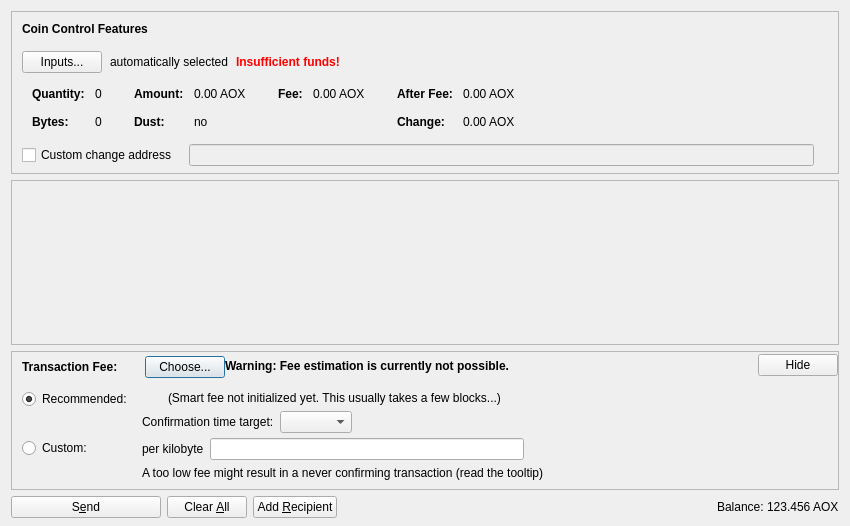
<?xml version="1.0" encoding="UTF-8"?>
<ui version="4.0">
 <class>SendCoinsDialog</class>
 <widget class="QDialog" name="SendCoinsDialog">
  <property name="geometry">
   <rect>
    <x>0</x>
    <y>0</y>
    <width>850</width>
    <height>526</height>
   </rect>
  </property>
  <property name="windowTitle">
   <string>Send Coins</string>
  </property>
  <layout class="QVBoxLayout" name="verticalLayout" stretch="0,1,0,0">
   <property name="bottomMargin">
    <number>8</number>
   </property>
   <item>
    <widget class="QFrame" name="frameCoinControl">
     <property name="sizePolicy">
      <sizepolicy hsizetype="Expanding" vsizetype="Expanding">
       <horstretch>0</horstretch>
       <verstretch>0</verstretch>
      </sizepolicy>
     </property>
     <property name="maximumSize">
      <size>
       <width>16777215</width>
       <height>16777215</height>
      </size>
     </property>
     <property name="frameShape">
      <enum>QFrame::StyledPanel</enum>
     </property>
     <property name="frameShadow">
      <enum>QFrame::Sunken</enum>
     </property>
     <layout class="QVBoxLayout" name="verticalLayoutCoinControl2">
      <property name="spacing">
       <number>0</number>
      </property>
      <property name="leftMargin">
       <number>0</number>
      </property>
      <property name="topMargin">
       <number>0</number>
      </property>
      <property name="rightMargin">
       <number>0</number>
      </property>
      <property name="bottomMargin">
       <number>6</number>
      </property>
      <item>
       <layout class="QVBoxLayout" name="verticalLayoutCoinControl" stretch="0,0,0,0,1">
        <property name="spacing">
         <number>0</number>
        </property>
        <property name="leftMargin">
         <number>10</number>
        </property>
        <property name="topMargin">
         <number>10</number>
        </property>
        <item>
         <layout class="QHBoxLayout" name="horizontalLayoutCoinControl1">
          <property name="bottomMargin">
           <number>15</number>
          </property>
          <item>
           <widget class="QLabel" name="labelCoinControlFeatures">
            <property name="sizePolicy">
             <sizepolicy hsizetype="Preferred" vsizetype="Maximum">
              <horstretch>0</horstretch>
              <verstretch>0</verstretch>
             </sizepolicy>
            </property>
            <property name="font">
             <font>
              <weight>75</weight>
              <bold>true</bold>
             </font>
            </property>
            <property name="styleSheet">
             <string notr="true">font-weight:bold;</string>
            </property>
            <property name="text">
             <string>Coin Control Features</string>
            </property>
           </widget>
          </item>
         </layout>
        </item>
        <item>
         <layout class="QHBoxLayout" name="horizontalLayoutCoinControl2" stretch="0,0,0,0">
          <property name="spacing">
           <number>8</number>
          </property>
          <property name="bottomMargin">
           <number>10</number>
          </property>
          <item>
           <widget class="QPushButton" name="pushButtonCoinControl">
            <property name="styleSheet">
             <string notr="true"/>
            </property>
            <property name="text">
             <string>Inputs...</string>
            </property>
            <property name="autoDefault">
             <bool>false</bool>
            </property>
           </widget>
          </item>
          <item>
           <widget class="QLabel" name="labelCoinControlAutomaticallySelected">
            <property name="text">
             <string>automatically selected</string>
            </property>
            <property name="margin">
             <number>5</number>
            </property>
           </widget>
          </item>
          <item>
           <widget class="QLabel" name="labelCoinControlInsuffFunds">
            <property name="font">
             <font>
              <weight>75</weight>
              <bold>true</bold>
             </font>
            </property>
            <property name="styleSheet">
             <string notr="true">color:red;font-weight:bold;</string>
            </property>
            <property name="text">
             <string>Insufficient funds!</string>
            </property>
            <property name="margin">
             <number>5</number>
            </property>
           </widget>
          </item>
          <item>
           <spacer name="horizontalSpacerCoinControl">
            <property name="orientation">
             <enum>Qt::Horizontal</enum>
            </property>
            <property name="sizeHint" stdset="0">
             <size>
              <width>40</width>
              <height>1</height>
             </size>
            </property>
           </spacer>
          </item>
         </layout>
        </item>
        <item>
         <widget class="QWidget" name="widgetCoinControl" native="true">
          <property name="sizePolicy">
           <sizepolicy hsizetype="Preferred" vsizetype="Preferred">
            <horstretch>0</horstretch>
            <verstretch>0</verstretch>
           </sizepolicy>
          </property>
          <property name="minimumSize">
           <size>
            <width>0</width>
            <height>0</height>
           </size>
          </property>
          <property name="styleSheet">
           <string notr="true"/>
          </property>
          <layout class="QHBoxLayout" name="horizontalLayoutCoinControl5">
           <property name="leftMargin">
            <number>0</number>
           </property>
           <property name="topMargin">
            <number>0</number>
           </property>
           <property name="rightMargin">
            <number>0</number>
           </property>
           <property name="bottomMargin">
            <number>0</number>
           </property>
           <item>
            <layout class="QHBoxLayout" name="horizontalLayoutCoinControl3" stretch="0,0,0,1">
             <property name="spacing">
              <number>20</number>
             </property>
             <property name="topMargin">
              <number>0</number>
             </property>
             <property name="bottomMargin">
              <number>10</number>
             </property>
             <item>
              <layout class="QFormLayout" name="formLayoutCoinControl1">
               <property name="horizontalSpacing">
                <number>10</number>
               </property>
               <property name="verticalSpacing">
                <number>14</number>
               </property>
               <property name="leftMargin">
                <number>10</number>
               </property>
               <property name="topMargin">
                <number>4</number>
               </property>
               <property name="rightMargin">
                <number>6</number>
               </property>
               <item row="0" column="0">
                <widget class="QLabel" name="labelCoinControlQuantityText">
                 <property name="font">
                  <font>
                   <weight>75</weight>
                   <bold>true</bold>
                  </font>
                 </property>
                 <property name="text">
                  <string>Quantity:</string>
                 </property>
                 <property name="margin">
                  <number>0</number>
                 </property>
                </widget>
               </item>
               <item row="0" column="1">
                <widget class="QLabel" name="labelCoinControlQuantity">
                 <property name="cursor">
                  <cursorShape>IBeamCursor</cursorShape>
                 </property>
                 <property name="contextMenuPolicy">
                  <enum>Qt::ActionsContextMenu</enum>
                 </property>
                 <property name="text">
                  <string notr="true">0</string>
                 </property>
                 <property name="margin">
                  <number>0</number>
                 </property>
                 <property name="textInteractionFlags">
                  <set>Qt::LinksAccessibleByMouse|Qt::TextSelectableByKeyboard|Qt::TextSelectableByMouse</set>
                 </property>
                </widget>
               </item>
               <item row="1" column="0">
                <widget class="QLabel" name="labelCoinControlBytesText">
                 <property name="font">
                  <font>
                   <weight>75</weight>
                   <bold>true</bold>
                  </font>
                 </property>
                 <property name="text">
                  <string>Bytes:</string>
                 </property>
                </widget>
               </item>
               <item row="1" column="1">
                <widget class="QLabel" name="labelCoinControlBytes">
                 <property name="cursor">
                  <cursorShape>IBeamCursor</cursorShape>
                 </property>
                 <property name="contextMenuPolicy">
                  <enum>Qt::ActionsContextMenu</enum>
                 </property>
                 <property name="text">
                  <string notr="true">0</string>
                 </property>
                 <property name="textInteractionFlags">
                  <set>Qt::LinksAccessibleByMouse|Qt::TextSelectableByKeyboard|Qt::TextSelectableByMouse</set>
                 </property>
                </widget>
               </item>
              </layout>
             </item>
             <item>
              <layout class="QFormLayout" name="formLayoutCoinControl2">
               <property name="horizontalSpacing">
                <number>10</number>
               </property>
               <property name="verticalSpacing">
                <number>14</number>
               </property>
               <property name="leftMargin">
                <number>6</number>
               </property>
               <property name="topMargin">
                <number>4</number>
               </property>
               <property name="rightMargin">
                <number>6</number>
               </property>
               <item row="0" column="0">
                <widget class="QLabel" name="labelCoinControlAmountText">
                 <property name="font">
                  <font>
                   <weight>75</weight>
                   <bold>true</bold>
                  </font>
                 </property>
                 <property name="text">
                  <string>Amount:</string>
                 </property>
                 <property name="margin">
                  <number>0</number>
                 </property>
                </widget>
               </item>
               <item row="0" column="1">
                <widget class="QLabel" name="labelCoinControlAmount">
                 <property name="cursor">
                  <cursorShape>IBeamCursor</cursorShape>
                 </property>
                 <property name="contextMenuPolicy">
                  <enum>Qt::ActionsContextMenu</enum>
                 </property>
                 <property name="text">
                  <string notr="true">0.00 AOX</string>
                 </property>
                 <property name="textInteractionFlags">
                  <set>Qt::LinksAccessibleByMouse|Qt::TextSelectableByKeyboard|Qt::TextSelectableByMouse</set>
                 </property>
                </widget>
               </item>
               <item row="1" column="0">
                <widget class="QLabel" name="labelCoinControlLowOutputText">
                 <property name="font">
                  <font>
                   <weight>75</weight>
                   <bold>true</bold>
                  </font>
                 </property>
                 <property name="text">
                  <string>Dust:</string>
                 </property>
                </widget>
               </item>
               <item row="1" column="1">
                <widget class="QLabel" name="labelCoinControlLowOutput">
                 <property name="cursor">
                  <cursorShape>IBeamCursor</cursorShape>
                 </property>
                 <property name="contextMenuPolicy">
                  <enum>Qt::ActionsContextMenu</enum>
                 </property>
                 <property name="text">
                  <string notr="true">no</string>
                 </property>
                 <property name="textInteractionFlags">
                  <set>Qt::LinksAccessibleByMouse|Qt::TextSelectableByKeyboard|Qt::TextSelectableByMouse</set>
                 </property>
                </widget>
               </item>
              </layout>
             </item>
             <item>
              <layout class="QFormLayout" name="formLayoutCoinControl3">
               <property name="horizontalSpacing">
                <number>10</number>
               </property>
               <property name="verticalSpacing">
                <number>14</number>
               </property>
               <property name="leftMargin">
                <number>6</number>
               </property>
               <property name="topMargin">
                <number>4</number>
               </property>
               <property name="rightMargin">
                <number>6</number>
               </property>
               <item row="0" column="0">
                <widget class="QLabel" name="labelCoinControlFeeText">
                 <property name="font">
                  <font>
                   <weight>75</weight>
                   <bold>true</bold>
                  </font>
                 </property>
                 <property name="text">
                  <string>Fee:</string>
                 </property>
                 <property name="margin">
                  <number>0</number>
                 </property>
                </widget>
               </item>
               <item row="0" column="1">
                <widget class="QLabel" name="labelCoinControlFee">
                 <property name="cursor">
                  <cursorShape>IBeamCursor</cursorShape>
                 </property>
                 <property name="contextMenuPolicy">
                  <enum>Qt::ActionsContextMenu</enum>
                 </property>
                 <property name="text">
                  <string notr="true">0.00 AOX</string>
                 </property>
                 <property name="textInteractionFlags">
                  <set>Qt::LinksAccessibleByMouse|Qt::TextSelectableByKeyboard|Qt::TextSelectableByMouse</set>
                 </property>
                </widget>
               </item>
              </layout>
             </item>
             <item>
              <layout class="QFormLayout" name="formLayoutCoinControl4">
               <property name="horizontalSpacing">
                <number>10</number>
               </property>
               <property name="verticalSpacing">
                <number>14</number>
               </property>
               <property name="leftMargin">
                <number>6</number>
               </property>
               <property name="topMargin">
                <number>4</number>
               </property>
               <property name="rightMargin">
                <number>6</number>
               </property>
               <item row="0" column="0">
                <widget class="QLabel" name="labelCoinControlAfterFeeText">
                 <property name="font">
                  <font>
                   <weight>75</weight>
                   <bold>true</bold>
                  </font>
                 </property>
                 <property name="text">
                  <string>After Fee:</string>
                 </property>
                 <property name="margin">
                  <number>0</number>
                 </property>
                </widget>
               </item>
               <item row="0" column="1">
                <widget class="QLabel" name="labelCoinControlAfterFee">
                 <property name="cursor">
                  <cursorShape>IBeamCursor</cursorShape>
                 </property>
                 <property name="contextMenuPolicy">
                  <enum>Qt::ActionsContextMenu</enum>
                 </property>
                 <property name="text">
                  <string notr="true">0.00 AOX</string>
                 </property>
                 <property name="textInteractionFlags">
                  <set>Qt::LinksAccessibleByMouse|Qt::TextSelectableByKeyboard|Qt::TextSelectableByMouse</set>
                 </property>
                </widget>
               </item>
               <item row="1" column="0">
                <widget class="QLabel" name="labelCoinControlChangeText">
                 <property name="font">
                  <font>
                   <weight>75</weight>
                   <bold>true</bold>
                  </font>
                 </property>
                 <property name="text">
                  <string>Change:</string>
                 </property>
                </widget>
               </item>
               <item row="1" column="1">
                <widget class="QLabel" name="labelCoinControlChange">
                 <property name="cursor">
                  <cursorShape>IBeamCursor</cursorShape>
                 </property>
                 <property name="contextMenuPolicy">
                  <enum>Qt::ActionsContextMenu</enum>
                 </property>
                 <property name="text">
                  <string notr="true">0.00 AOX</string>
                 </property>
                 <property name="textInteractionFlags">
                  <set>Qt::LinksAccessibleByMouse|Qt::TextSelectableByKeyboard|Qt::TextSelectableByMouse</set>
                 </property>
                </widget>
               </item>
              </layout>
             </item>
            </layout>
           </item>
          </layout>
         </widget>
        </item>
        <item>
         <layout class="QHBoxLayout" name="horizontalLayoutCoinControl4" stretch="0,0,0">
          <property name="spacing">
           <number>12</number>
          </property>
          <property name="sizeConstraint">
           <enum>QLayout::SetDefaultConstraint</enum>
          </property>
          <property name="topMargin">
           <number>5</number>
          </property>
          <property name="rightMargin">
           <number>5</number>
          </property>
          <item>
           <widget class="QCheckBox" name="checkBoxCoinControlChange">
            <property name="toolTip">
             <string>If this is activated, but the change address is empty or invalid, change will be sent to a newly generated address.</string>
            </property>
            <property name="text">
             <string>Custom change address</string>
            </property>
           </widget>
          </item>
          <item>
           <widget class="QValidatedLineEdit" name="lineEditCoinControlChange">
            <property name="enabled">
             <bool>false</bool>
            </property>
            <property name="sizePolicy">
             <sizepolicy hsizetype="Expanding" vsizetype="Fixed">
              <horstretch>0</horstretch>
              <verstretch>0</verstretch>
             </sizepolicy>
            </property>
           </widget>
          </item>
          <item>
           <widget class="QLabel" name="labelCoinControlChangeLabel">
            <property name="sizePolicy">
             <sizepolicy hsizetype="Preferred" vsizetype="Expanding">
              <horstretch>0</horstretch>
              <verstretch>0</verstretch>
             </sizepolicy>
            </property>
            <property name="minimumSize">
             <size>
              <width>0</width>
              <height>0</height>
             </size>
            </property>
            <property name="text">
             <string/>
            </property>
            <property name="margin">
             <number>3</number>
            </property>
           </widget>
          </item>
         </layout>
        </item>
        <item>
         <spacer name="verticalSpacerCoinControl">
          <property name="orientation">
           <enum>Qt::Vertical</enum>
          </property>
          <property name="sizeHint" stdset="0">
           <size>
            <width>800</width>
            <height>1</height>
           </size>
          </property>
         </spacer>
        </item>
       </layout>
      </item>
     </layout>
    </widget>
   </item>
   <item>
    <widget class="QScrollArea" name="scrollArea">
     <property name="widgetResizable">
      <bool>true</bool>
     </property>
     <widget class="QWidget" name="scrollAreaWidgetContents">
      <property name="geometry">
       <rect>
        <x>0</x>
        <y>0</y>
        <width>830</width>
        <height>104</height>
       </rect>
      </property>
      <layout class="QVBoxLayout" name="verticalLayout_2" stretch="0,1">
       <property name="leftMargin">
        <number>0</number>
       </property>
       <property name="topMargin">
        <number>0</number>
       </property>
       <property name="rightMargin">
        <number>0</number>
       </property>
       <property name="bottomMargin">
        <number>0</number>
       </property>
       <item>
        <layout class="QVBoxLayout" name="entries">
         <property name="spacing">
          <number>6</number>
         </property>
        </layout>
       </item>
       <item>
        <spacer name="verticalSpacer">
         <property name="orientation">
          <enum>Qt::Vertical</enum>
         </property>
         <property name="sizeHint" stdset="0">
          <size>
           <width>20</width>
           <height>40</height>
          </size>
         </property>
        </spacer>
       </item>
      </layout>
     </widget>
    </widget>
   </item>
   <item>
    <widget class="QFrame" name="frameFee">
     <property name="sizePolicy">
      <sizepolicy hsizetype="Expanding" vsizetype="Expanding">
       <horstretch>0</horstretch>
       <verstretch>0</verstretch>
      </sizepolicy>
     </property>
     <property name="maximumSize">
      <size>
       <width>16777215</width>
       <height>16777215</height>
      </size>
     </property>
     <property name="frameShape">
      <enum>QFrame::StyledPanel</enum>
     </property>
     <property name="frameShadow">
      <enum>QFrame::Sunken</enum>
     </property>
     <layout class="QVBoxLayout" name="verticalLayoutFee1">
      <property name="spacing">
       <number>0</number>
      </property>
      <property name="leftMargin">
       <number>0</number>
      </property>
      <property name="topMargin">
       <number>0</number>
      </property>
      <property name="rightMargin">
       <number>0</number>
      </property>
      <property name="bottomMargin">
       <number>0</number>
      </property>
      <item>
       <layout class="QVBoxLayout" name="verticalLayoutFee2" stretch="0,0,0">
        <property name="spacing">
         <number>0</number>
        </property>
        <property name="leftMargin">
         <number>10</number>
        </property>
        <property name="topMargin">
         <number>0</number>
        </property>
        <item>
         <layout class="QHBoxLayout" name="horizontalLayoutFee1">
          <property name="bottomMargin">
           <number>0</number>
          </property>
          <item>
           <layout class="QVBoxLayout" name="verticalLayoutFee7">
            <property name="spacing">
             <number>0</number>
            </property>
            <item>
             <spacer name="verticalSpacerSmartFee">
              <property name="orientation">
               <enum>Qt::Vertical</enum>
              </property>
              <property name="sizeType">
               <enum>QSizePolicy::Fixed</enum>
              </property>
              <property name="sizeHint" stdset="0">
               <size>
                <width>1</width>
                <height>4</height>
               </size>
              </property>
             </spacer>
            </item>
            <item>
             <layout class="QHBoxLayout" name="horizontalLayoutSmartFee">
              <property name="spacing">
               <number>10</number>
              </property>
              <item>
               <widget class="QLabel" name="labelFeeHeadline">
                <property name="sizePolicy">
                 <sizepolicy hsizetype="Preferred" vsizetype="Maximum">
                  <horstretch>0</horstretch>
                  <verstretch>0</verstretch>
                 </sizepolicy>
                </property>
                <property name="font">
                 <font>
                  <weight>75</weight>
                  <bold>true</bold>
                 </font>
                </property>
                <property name="styleSheet">
                 <string notr="true">font-weight:bold;</string>
                </property>
                <property name="text">
                 <string>Transaction Fee:</string>
                </property>
               </widget>
              </item>
              <item>
               <widget class="QLabel" name="labelFeeMinimized">
                <property name="text">
                 <string/>
                </property>
               </widget>
              </item>
              <item>
               <widget class="QPushButton" name="buttonChooseFee">
                <property name="text">
                 <string>Choose...</string>
                </property>
               </widget>
              </item>
             </layout>
            </item>
            <item>
             <spacer name="verticalSpacer_5">
              <property name="orientation">
               <enum>Qt::Vertical</enum>
              </property>
              <property name="sizeHint" stdset="0">
               <size>
                <width>1</width>
                <height>1</height>
               </size>
              </property>
             </spacer>
            </item>
           </layout>
          </item>
          <item>
           <widget class="QLabel" name="fallbackFeeWarningLabel">
            <property name="toolTip">
             <string>Using the fallbackfee can result in sending a transaction that will take several hours or days (or never) to confirm. Consider choosing your fee manually or wait until you have validated the complete chain.</string>
            </property>
            <property name="font">
            <font>
                <weight>75</weight>
                <bold>true</bold>
            </font>
            </property>
            <property name="text">
             <string>Warning: Fee estimation is currently not possible.</string>
            </property>
            <property name="wordWrap">
             <bool>false</bool>
            </property>
           </widget>
          </item>
          <item>
           <spacer name="horizontalSpacer_4">
            <property name="orientation">
             <enum>Qt::Horizontal</enum>
            </property>
            <property name="sizeType">
             <enum>QSizePolicy::MinimumExpanding</enum>
            </property>
            <property name="sizeHint" stdset="0">
             <size>
              <width>40</width>
              <height>20</height>
             </size>
            </property>
           </spacer>
          </item>
          <item>
           <widget class="QPushButton" name="buttonMinimizeFee">
            <property name="toolTip">
             <string>collapse fee-settings</string>
            </property>
            <property name="text">
             <string>Hide</string>
            </property>
           </widget>
          </item>
         </layout>
        </item>
        <item>
         <widget class="QFrame" name="frameFeeSelection">
          <layout class="QVBoxLayout" name="verticalLayoutFee12">
           <property name="spacing">
            <number>0</number>
           </property>
           <property name="leftMargin">
            <number>0</number>
           </property>
           <property name="topMargin">
            <number>0</number>
           </property>
           <property name="rightMargin">
            <number>0</number>
           </property>
           <property name="bottomMargin">
            <number>0</number>
           </property>
           <item>
            <layout class="QGridLayout" name="gridLayoutFee">
             <property name="topMargin">
              <number>10</number>
             </property>
             <property name="bottomMargin">
              <number>4</number>
             </property>
             <property name="horizontalSpacing">
              <number>10</number>
             </property>
             <property name="verticalSpacing">
              <number>4</number>
             </property>
             <item row="1" column="1">
              <layout class="QVBoxLayout" name="verticalLayoutFee8">
               <property name="spacing">
                <number>6</number>
               </property>
               <item>
                <layout class="QHBoxLayout" name="horizontalLayoutFee13">
                 <item>
                  <widget class="QLabel" name="labelCustomPerKilobyte">
                   <property name="toolTip">
                    <string>Specify a custom fee per kB (1,000 bytes) of the transaction's virtual size.

Note:  Since the fee is calculated on a per-byte basis, a fee of "100 satoshis per kB" for a transaction size of 500 bytes (half of 1 kB) would ultimately yield a fee of only 50 satoshis.</string>
                   </property>
                   <property name="text">
                    <string>per kilobyte</string>
                   </property>
                  </widget>
                 </item>
                 <item>
                  <widget class="BitcoinAmountField" name="customFee"/>
                 </item>
                 <item>
                  <spacer name="horizontalSpacer_6">
                   <property name="orientation">
                    <enum>Qt::Horizontal</enum>
                   </property>
                   <property name="sizeHint" stdset="0">
                    <size>
                     <width>1</width>
                     <height>1</height>
                    </size>
                   </property>
                  </spacer>
                 </item>
                </layout>
               </item>
               <item>
                <layout class="QHBoxLayout" name="horizontalLayoutFee8">
                 <item>
                  <widget class="QLabel" name="labelCustomFeeWarning">
                   <property name="enabled">
                    <bool>true</bool>
                   </property>
                   <property name="toolTip">
                    <string>When there is less transaction volume than space in the blocks, miners as well as relaying nodes may enforce a minimum fee. Paying only this minimum fee is just fine, but be aware that this can result in a never confirming transaction once there is more demand for aox transactions than the network can process.</string>
                   </property>
                   <property name="text">
                    <string>A too low fee might result in a never confirming transaction (read the tooltip)</string>
                   </property>
                  </widget>
                 </item>
                 <item>
                  <spacer name="horizontalSpacer_2">
                   <property name="orientation">
                    <enum>Qt::Horizontal</enum>
                   </property>
                   <property name="sizeHint" stdset="0">
                    <size>
                     <width>1</width>
                     <height>1</height>
                    </size>
                   </property>
                  </spacer>
                 </item>
                </layout>
               </item>
              </layout>
             </item>
             <item row="0" column="0">
              <layout class="QVBoxLayout" name="verticalLayoutFee4" stretch="0,1">
               <item>
                <widget class="QRadioButton" name="radioSmartFee">
                 <property name="text">
                  <string>Recommended:</string>
                 </property>
                 <property name="checked">
                  <bool>true</bool>
                 </property>
                 <attribute name="buttonGroup">
                  <string notr="true">groupFee</string>
                 </attribute>
                </widget>
               </item>
               <item>
                <spacer name="verticalSpacer_2">
                 <property name="orientation">
                  <enum>Qt::Vertical</enum>
                 </property>
                 <property name="sizeHint" stdset="0">
                  <size>
                   <width>1</width>
                   <height>1</height>
                  </size>
                 </property>
                </spacer>
               </item>
              </layout>
             </item>
             <item row="1" column="0">
              <layout class="QVBoxLayout" name="verticalLayoutFee9" stretch="0,1">
               <item>
                <widget class="QRadioButton" name="radioCustomFee">
                 <property name="text">
                  <string>Custom:</string>
                 </property>
                 <attribute name="buttonGroup">
                  <string notr="true">groupFee</string>
                 </attribute>
                </widget>
               </item>
               <item>
                <spacer name="verticalSpacer_6">
                 <property name="orientation">
                  <enum>Qt::Vertical</enum>
                 </property>
                 <property name="sizeHint" stdset="0">
                  <size>
                   <width>1</width>
                   <height>1</height>
                  </size>
                 </property>
                </spacer>
               </item>
              </layout>
             </item>
             <item row="0" column="1">
              <layout class="QVBoxLayout" name="verticalLayoutFee3" stretch="0,0,1">
               <property name="spacing">
                <number>6</number>
               </property>
               <property name="topMargin">
                <number>2</number>
               </property>
               <item>
                <layout class="QHBoxLayout" name="horizontalLayoutFee12">
                 <item>
                  <widget class="QLabel" name="labelSmartFee">
                   <property name="text">
                    <string/>
                   </property>
                  </widget>
                 </item>
                 <item>
                  <widget class="QLabel" name="labelFeeEstimation">
                   <property name="text">
                    <string/>
                   </property>
                  </widget>
                 </item>
                 <item>
                  <widget class="QLabel" name="labelSmartFee2">
                   <property name="text">
                    <string>(Smart fee not initialized yet. This usually takes a few blocks...)</string>
                   </property>
                  </widget>
                 </item>
                 <item>
                  <spacer name="horizontalSpacer_5">
                   <property name="orientation">
                    <enum>Qt::Horizontal</enum>
                   </property>
                   <property name="sizeHint" stdset="0">
                    <size>
                     <width>1</width>
                     <height>1</height>
                    </size>
                   </property>
                  </spacer>
                 </item>
                </layout>
               </item>
               <item>
                <layout class="QHBoxLayout" name="horizontalLayoutFee9">
                 <item>
                  <layout class="QVBoxLayout" name="verticalLayoutFee6">
                   <item>
                    <widget class="QLabel" name="labelSmartFee3">
                     <property name="text">
                      <string>Confirmation time target:</string>
                     </property>
                    </widget>
                   </item>
                  </layout>
                 </item>
                 <item>
                  <layout class="QVBoxLayout" name="verticalLayoutFee5">
                   <property name="rightMargin">
                    <number>30</number>
                   </property>
                   <item>
                    <layout class="QHBoxLayout" name="horizontalLayoutConfTarget">
                     <property name="bottomMargin">
                      <number>0</number>
                     </property>
                     <item>
                      <widget class="QComboBox" name="confTargetSelector"/>
                     </item>
                     <item>
                      <spacer name="horizontalSpacerConfTarget">
                       <property name="orientation">
                        <enum>Qt::Horizontal</enum>
                       </property>
                       <property name="sizeHint" stdset="0">
                        <size>
                         <width>40</width>
                         <height>20</height>
                        </size>
                       </property>
                      </spacer>
                     </item>
                    </layout>
                   </item>
                  </layout>
                 </item>
                </layout>
               </item>
               <item>
                <spacer name="verticalSpacer_4">
                 <property name="orientation">
                  <enum>Qt::Vertical</enum>
                 </property>
                 <property name="sizeHint" stdset="0">
                  <size>
                   <width>1</width>
                   <height>1</height>
                  </size>
                 </property>
                </spacer>
               </item>
              </layout>
             </item>
            </layout>
           </item>
          </layout>
         </widget>
        </item>
        <item>
         <spacer name="verticalSpacerFee">
          <property name="orientation">
           <enum>Qt::Vertical</enum>
          </property>
          <property name="sizeHint" stdset="0">
           <size>
            <width>40</width>
            <height>5</height>
           </size>
          </property>
         </spacer>
        </item>
       </layout>
      </item>
     </layout>
    </widget>
   </item>
   <item>
    <layout class="QHBoxLayout" name="horizontalLayout">
     <item>
      <widget class="QPushButton" name="sendButton">
       <property name="minimumSize">
        <size>
         <width>150</width>
         <height>0</height>
        </size>
       </property>
       <property name="toolTip">
        <string>Confirm the send action</string>
       </property>
       <property name="text">
        <string>S&amp;end</string>
       </property>
       <property name="icon">
        <iconset resource="../bitcoin.qrc">
         <normaloff>:/icons/send</normaloff>:/icons/send</iconset>
       </property>
       <property name="autoDefault">
        <bool>false</bool>
       </property>
       <property name="default">
        <bool>false</bool>
       </property>
      </widget>
     </item>
     <item>
      <widget class="QPushButton" name="clearButton">
       <property name="sizePolicy">
        <sizepolicy hsizetype="Minimum" vsizetype="Fixed">
         <horstretch>0</horstretch>
         <verstretch>0</verstretch>
        </sizepolicy>
       </property>
       <property name="toolTip">
        <string>Clear all fields of the form.</string>
       </property>
       <property name="text">
        <string>Clear &amp;All</string>
       </property>
       <property name="icon">
        <iconset resource="../bitcoin.qrc">
         <normaloff>:/icons/remove</normaloff>:/icons/remove</iconset>
       </property>
       <property name="autoDefault">
        <bool>false</bool>
       </property>
      </widget>
     </item>
     <item>
      <widget class="QPushButton" name="addButton">
       <property name="toolTip">
        <string>Send to multiple recipients at once</string>
       </property>
       <property name="text">
        <string>Add &amp;Recipient</string>
       </property>
       <property name="icon">
        <iconset resource="../bitcoin.qrc">
         <normaloff>:/icons/add</normaloff>:/icons/add</iconset>
       </property>
       <property name="autoDefault">
        <bool>false</bool>
       </property>
      </widget>
     </item>
     <item>
      <spacer name="horizontalSpacer">
       <property name="orientation">
        <enum>Qt::Horizontal</enum>
       </property>
       <property name="sizeHint" stdset="0">
        <size>
         <width>40</width>
         <height>20</height>
        </size>
       </property>
      </spacer>
     </item>
     <item>
      <layout class="QHBoxLayout" name="horizontalLayout_2">
       <property name="spacing">
        <number>3</number>
       </property>
       <item>
        <widget class="QLabel" name="label">
         <property name="sizePolicy">
          <sizepolicy hsizetype="Preferred" vsizetype="Fixed">
           <horstretch>0</horstretch>
           <verstretch>0</verstretch>
          </sizepolicy>
         </property>
         <property name="text">
          <string>Balance:</string>
         </property>
        </widget>
       </item>
       <item>
        <widget class="QLabel" name="labelBalance">
         <property name="sizePolicy">
          <sizepolicy hsizetype="Preferred" vsizetype="Fixed">
           <horstretch>0</horstretch>
           <verstretch>0</verstretch>
          </sizepolicy>
         </property>
         <property name="cursor">
          <cursorShape>IBeamCursor</cursorShape>
         </property>
         <property name="text">
          <string notr="true">123.456 AOX</string>
         </property>
         <property name="textInteractionFlags">
          <set>Qt::LinksAccessibleByMouse|Qt::TextSelectableByKeyboard|Qt::TextSelectableByMouse</set>
         </property>
        </widget>
       </item>
      </layout>
     </item>
    </layout>
   </item>
  </layout>
 </widget>
 <customwidgets>
  <customwidget>
   <class>QValidatedLineEdit</class>
   <extends>QLineEdit</extends>
   <header>qt/qvalidatedlineedit.h</header>
  </customwidget>
  <customwidget>
   <class>BitcoinAmountField</class>
   <extends>QLineEdit</extends>
   <header>qt/bitcoinamountfield.h</header>
   <container>1</container>
  </customwidget>
 </customwidgets>
 <resources>
  <include location="../bitcoin.qrc"/>
 </resources>
 <connections/>
 <buttongroups>
  <buttongroup name="groupFee"/>
 </buttongroups>
</ui>
